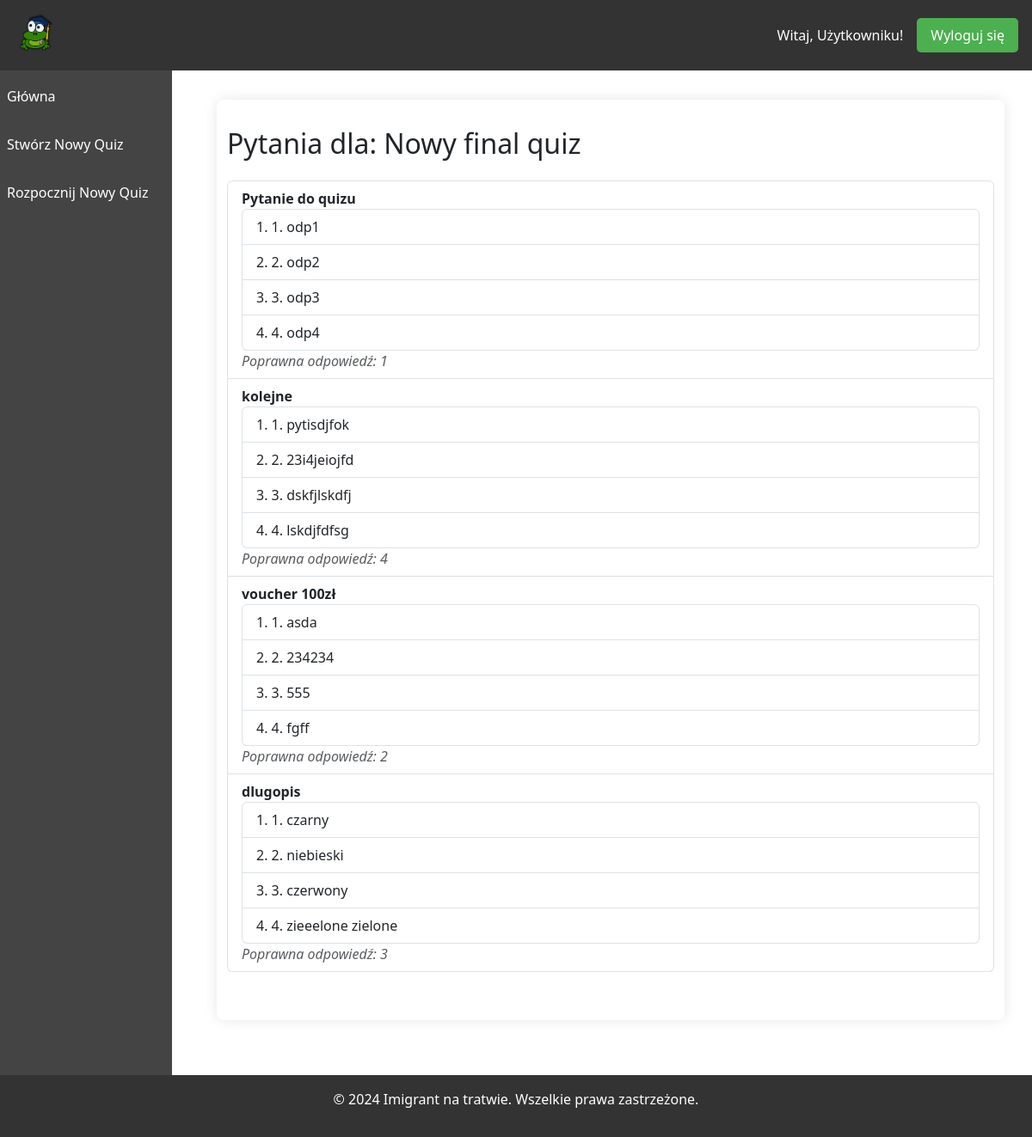
The app's page /quiz/quizzes/58/, older data.
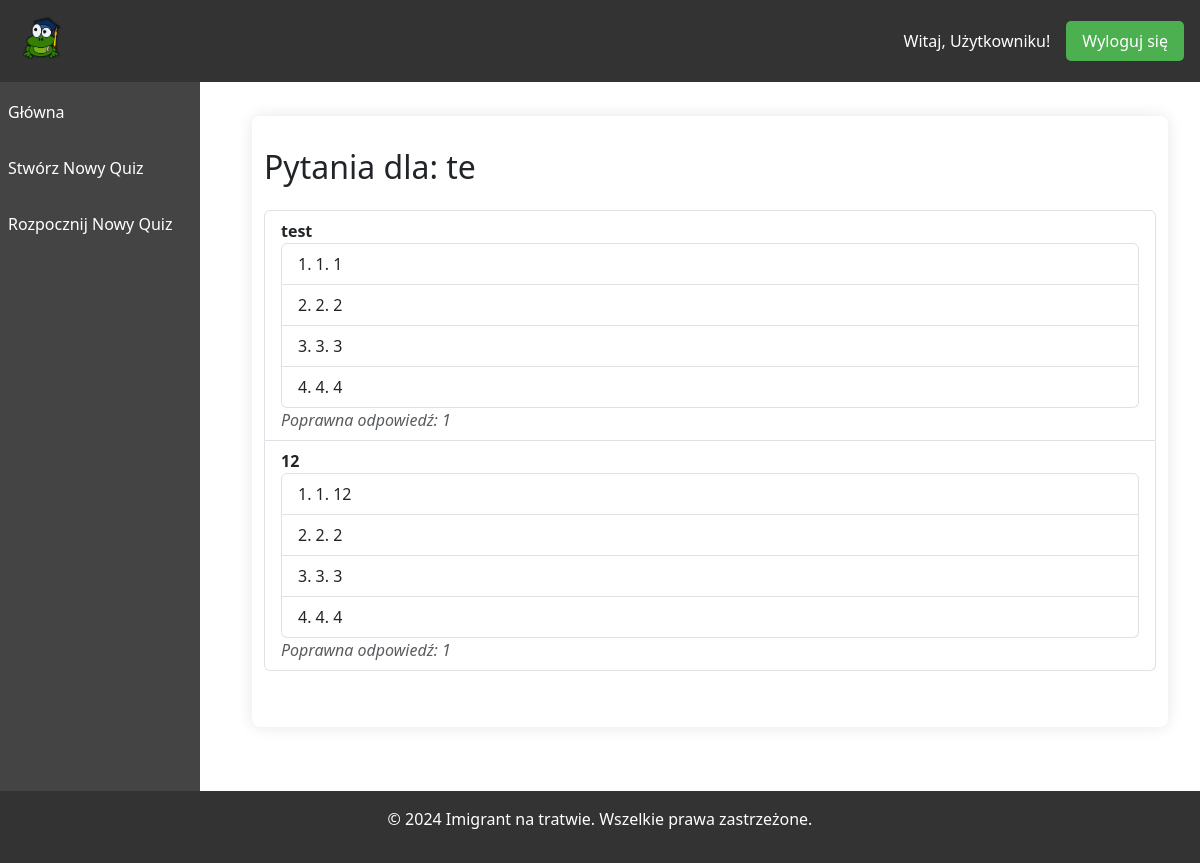
The same page, newer data.
### quizAPP/models.py (models this page shows, shortened)
class Quiz(models.Model):
    title = models.CharField(max_length=200)
    description = models.TextField(blank=True, null=True)
    created_by = models.ForeignKey(User, on_delete=models.PROTECT, related_name='quizzes')

class Question(models.Model):
    quiz = models.ForeignKey(Quiz, related_name='questions', on_delete=models.CASCADE)
    question_text = models.CharField(max_length=500)
    answer1 = models.CharField(max_length=200)
    answer2 = models.CharField(max_length=200)
    answer3 = models.CharField(max_length=200)
    answer4 = models.CharField(max_length=200)
    correct_answer = models.IntegerField()      #choice from 1 to 4

### quizAPP/views.py (the view)
# urls.py: path('quizzes/<int:quiz_id>/', views.question_list, name='questionlist'),
def question_list(request, quiz_id):
    quiz = get_object_or_404(Quiz, id=quiz_id)
    return render(request, 'quiz/questionlist.html', {'quiz': quiz})

### templates/quiz/questionlist.html (shortened to what this page needs)
{% extends "quiz_base.html" %}
{% block content %}
<div class="background">
  <div class="container mt-4">
    <h2 class="mb-4">Pytania dla: {{ quiz.title }}</h2>
    <ul class="list-group mb-4">
      {% for question in quiz.questions.all %}
        <li class="list-group-item">
          <strong>{{ question.question_text }}</strong><br>
          <ol class="list-group list-group-numbered">
            <li class="list-group-item">1. {{ question.answer1 }}</li>
            <li class="list-group-item">2. {{ question.answer2 }}</li>
            <li class="list-group-item">3. {{ question.answer3 }}</li>
            <li class="list-group-item">4. {{ question.answer4 }}</li>
          </ol>
          <em class="text-muted">Poprawna odpowiedź: {{ question.correct_answer }}</em>
        </li>
      {% empty %}
        <li class="list-group-item">Brak pytań do wyświetlenia.</li>
      {% endfor %}
    </ul>
  </div>
</div>
{% endblock %}

### templates/quiz_base.html (shortened to what this page needs)
{% load static %}
<!DOCTYPE html>
<html lang="pl">
    <head>
        <link rel="stylesheet" href="{% static 'css/login.css' %}">
        <link href="https://cdn.jsdelivr.net/npm/bootstrap@5.3.3/dist/css/bootstrap.min.css" rel="stylesheet">
    </head>
    <body>
        <header>
            <div class="logo">
                <a href="{% url 'quizlist' %}">
                    <img src="{% static 'img/logo.png' %}" alt="imigrant">
                </a>
            </div>
            <div class="login">
                <span id="username-display">Witaj, Użytkowniku!</span>
                <a href="#" id="logout-link">Wyloguj się</a>
            </div>
        </header>
        <nav>
            <ul>
                <li><a href="{% url 'quizlist' %}">Główna</a></li>
                <li><a href="{% url 'quizwizard' %}">Stwórz Nowy Quiz</a></li>
                <li><a href="{% url 'testlist' %}">Rozpocznij Nowy Quiz</a></li>
            </ul>
        </nav>
        <main>
            {% block content %}{% endblock %}
        </main>
        <footer id="footer">
            <p>&copy; 2024 Imigrant na tratwie. Wszelkie prawa zastrzeżone.</p>
        </footer>
    </body>
</html>

### static/css/login.css (style rules this page uses)
* { margin: 0; padding: 0; box-sizing: border-box; }
body { font-family: 'Segoe UI', Tahoma, Geneva, Verdana, sans-serif; background-color: #f4f4f4; padding-top: 60px; display: flex; flex-direction: column; min-height: 100vh; }
.container { background-color: #fff; padding: 2em; border-radius: 8px; box-shadow: 0 0 15px rgba(0, 0, 0, 0.1); max-width: 800px; margin: 2em auto; }
header { display: flex; justify-content: space-between; align-items: center; background-color: #333; color: #fff; padding: 1em; position: fixed; top: 0; width: 100%; z-index: 1000; }
header .logo img { height: 50px; }
header .login { display: flex; align-items: center; }
header .login a { color: #fff; text-decoration: none; background-color: #4CAF50; padding: 0.5em 1em; border-radius: 5px; margin-left: 1em; }
nav { width: 200px; position: fixed; top: 60px; left: 0; background-color: #444; height: 100%; padding-top: 1em; }
nav ul { list-style: none; padding: 0; }
nav ul li { margin: 1em 0; }
nav ul li a { color: #fff; text-decoration: none; padding: 0.5em; display: block; }
main { flex: 1; margin-left: 220px; padding: 2em; }
footer { background-color: #333; color: #fff; text-align: center; padding: 1em; position: relative !important; bottom: 0; width: 100%; margin-top: auto; }

Row changes from the older to the newer data that the page shows:
no longer on this page (row edited): Question: question_text "voucher 100zł", answer1 "asda", answer2 "234234", answer3 "555", answer4 "fgff", correct_answer "2"
no longer on this page (row edited): Question: question_text "dlugopis", answer1 "czarny", answer2 "niebieski", answer3 "czerwony", answer4 "zieeelone zielone", correct_answer "3"
changed Quiz: title "Nowy final quiz" → "te"
changed Question: question_text "Pytanie do quizu" → "test"; answer1 "odp1" → "1"; answer2 "odp2" → "2"; answer3 "odp3" → "3"; answer4 "odp4" → "4"
changed Question (number 2 of 2 on the later page): question_text "kolejne" → "12"; answer1 "pytisdjfok" → "12"; answer2 "23i4jeiojfd" → "2"; answer3 "dskfjlskdfj" → "3"; answer4 "lskdjfdfsg" → "4"; correct_answer "4" → "1"
